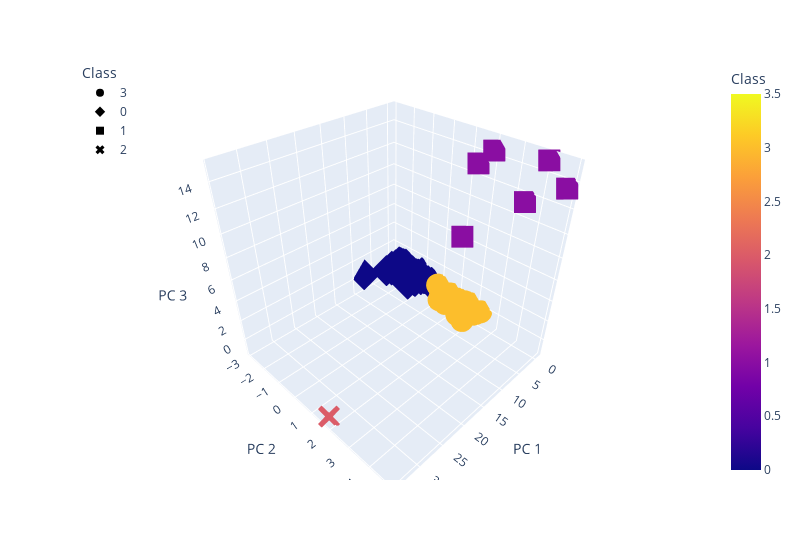

Write notebook code for a chart like this one.
### Markdown cell above
### Visualizing Results

### Code cell
# 1. Create a 3D scatter plot. 
fig = px.scatter_3d(
    clustered_df,
    x = "PC 1",
    y = "PC 2",
    z = "PC 3",
    hover_name = "CoinName",
    hover_data = ["Algorithm"],
    color = "Class",
    symbol = "Class",
    width = 800
)
fig.update_layout(legend = dict(x = 0, y = 1))
fig.show()

### Figure 1 — Plotly figure (JSON) as saved in the notebook; plotly's stock layout.template omitted (floating-point values rounded to 4 significant figures; data arrays with more than 128 entries replaced by an {"elided": "..."} marker saying what was removed)
{"data": [{"customdata": {"elided": "287x1 str values"}, "hovertemplate": "<b>%{hovertext}</b><br><br>Class=%{marker.color}<br>PC 1=%{x}<br>PC 2=%{y}<br>PC 3=%{z}<br>Algorithm=%{customdata[0]}<extra></extra>", "hovertext": {"elided": "287 str values"}, "legendgroup": "3", "marker": {"color": {"elided": "287 int values"}, "coloraxis": "coloraxis", "symbol": "circle"}, "mode": "markers", "name": "3", "scene": "scene", "showlegend": true, "type": "scatter3d", "x": {"elided": "287 float values"}, "y": {"elided": "287 float values"}, "z": {"elided": "287 float values"}}, {"customdata": {"elided": "238x1 str values"}, "hovertemplate": "<b>%{hovertext}</b><br><br>Class=%{marker.color}<br>PC 1=%{x}<br>PC 2=%{y}<br>PC 3=%{z}<br>Algorithm=%{customdata[0]}<extra></extra>", "hovertext": {"elided": "238 str values"}, "legendgroup": "0", "marker": {"color": {"elided": "238 int values"}, "coloraxis": "coloraxis", "symbol": "diamond"}, "mode": "markers", "name": "0", "scene": "scene", "showlegend": true, "type": "scatter3d", "x": {"elided": "238 float values"}, "y": {"elided": "238 float values"}, "z": {"elided": "238 float values"}}, {"customdata": [["VeChainThor Authority"], ["Proof-of-BibleHash"], ["SHA-256 + Hive"], ["Proof-of-Authority"], ["ECC 256K1"], ["Leased POS"]], "hovertemplate": "<b>%{hovertext}</b><br><br>Class=%{marker.color}<br>PC 1=%{x}<br>PC 2=%{y}<br>PC 3=%{z}<br>Algorithm=%{customdata[0]}<extra></extra>", "hovertext": ["Vechain", "BiblePay", "LitecoinCash", "Poa Network", "Acute Angle Cloud", "Waves"], "legendgroup": "1", "marker": {"color": [1, 1, 1, 1, 1, 1], "coloraxis": "coloraxis", "symbol": "square"}, "mode": "markers", "name": "1", "scene": "scene", "showlegend": true, "type": "scatter3d", "x": [4.359, -0.1645, -0.3695, -0.4328, -0.3223, -0.431], "y": [1.774, 3.514, 2.013, 1.405, 4.875, 4.085], "z": [8.022, 11.57, 14.5, 13.12, 13.58, 15.04]}, {"customdata": [["TRC10"]], "hovertemplate": "<b>%{hovertext}</b><br><br>Class=%{marker.color}<br>PC 1=%{x}<br>PC 2=%{y}<br>PC 3=%{z}<br>Algorithm=%{customdata[0]}<extra></extra>", "hovertext": ["BitTorrent"], "legendgroup": "2", "marker": {"color": [2], "coloraxis": "coloraxis", "symbol": "x"}, "mode": "markers", "name": "2", "scene": "scene", "showlegend": true, "type": "scatter3d", "x": [34.06], "y": [1.704], "z": [-1.16]}], "layout": {"coloraxis": {"colorbar": {"title": {"text": "Class"}}, "colorscale": [[0, "#0d0887"], [0.1111, "#46039f"], [0.2222, "#7201a8"], [0.3333, "#9c179e"], [0.4444, "#bd3786"], [0.5556, "#d8576b"], [0.6667, "#ed7953"], [0.7778, "#fb9f3a"], [0.8889, "#fdca26"], [1, "#f0f921"]]}, "legend": {"title": {"text": "Class"}, "tracegroupgap": 0, "x": 0, "y": 1}, "margin": {"t": 60}, "scene": {"domain": {"x": [0, 1], "y": [0, 1]}, "xaxis": {"title": {"text": "PC 1"}}, "yaxis": {"title": {"text": "PC 2"}}, "zaxis": {"title": {"text": "PC 3"}}}, "width": 800}}
